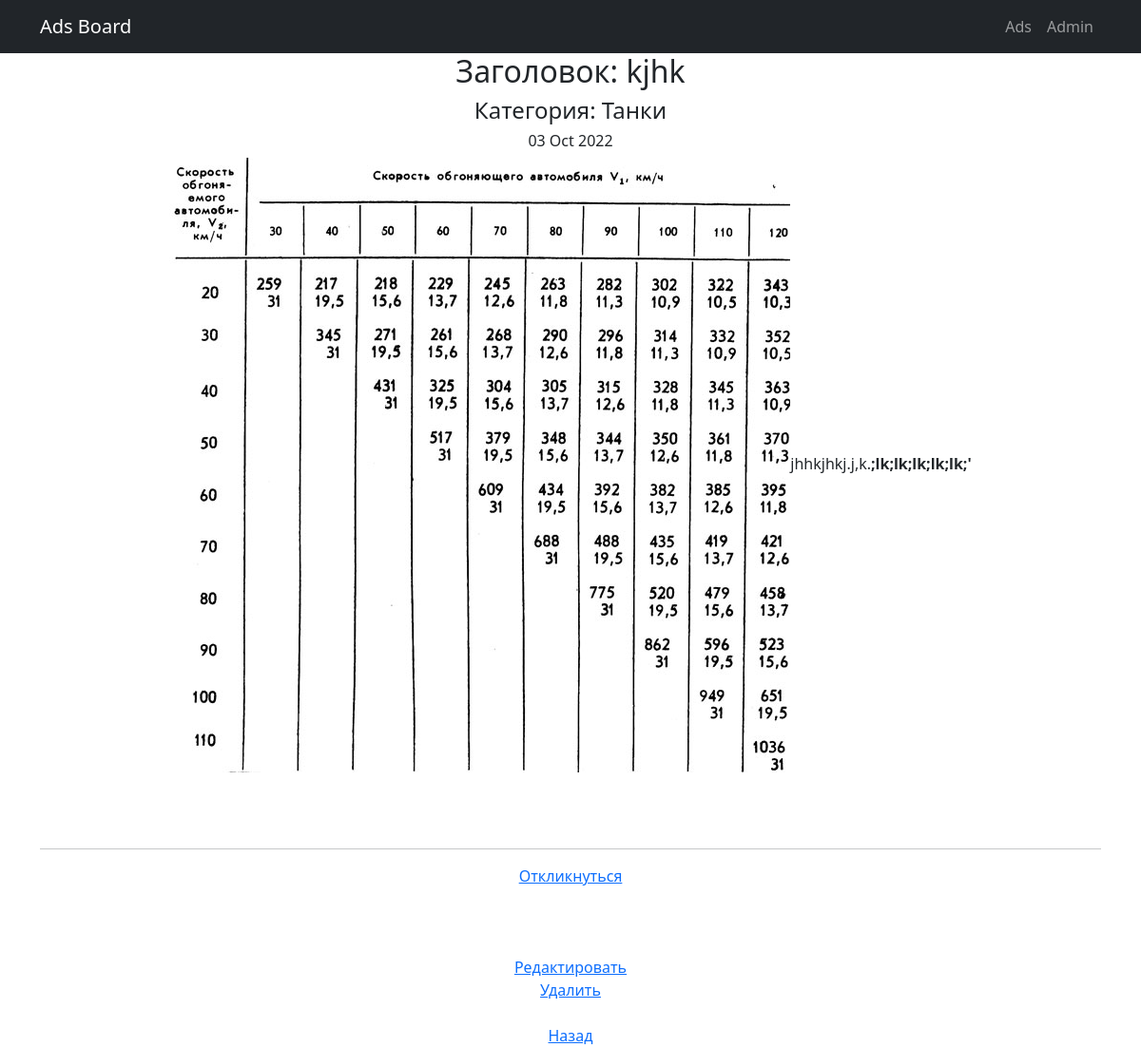
/ads/2/, run on an earlier commit of the app's database.
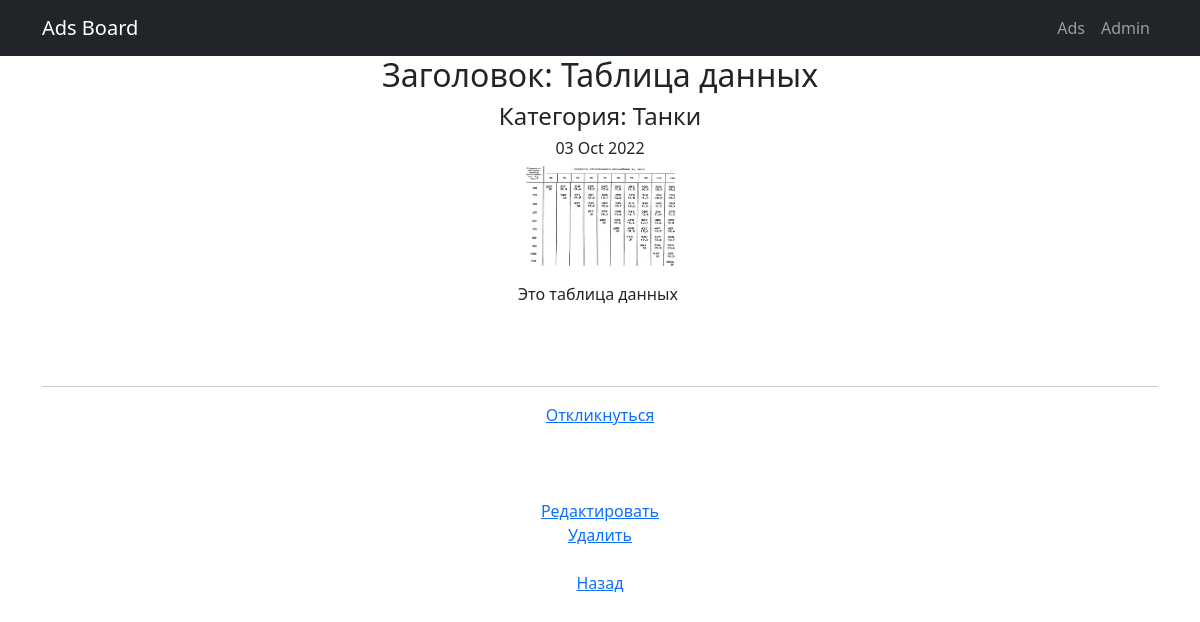
And on a later commit of the database.
### ad_board/models.py (models this page shows, shortened)
class Ad(models.Model):
    author = models.ForeignKey(User, on_delete=models.CASCADE)              # поле автор со связью 1 to many c моделью User
    dateCreation = models.DateTimeField(auto_now_add=True)                  # поле даты создание с функцией автоматического добавления
    adsCategory = models.ForeignKey(Category, on_delete=models.CASCADE)     # поле автор со связью 1 to many c моделью Category
    title = models.CharField(max_length=128)                               # поле заголовок с ограничением 128 символов
    content = RichTextUploadingField(config_name='default')

class Category(models.Model):
    name = models.CharField(max_length=64, unique=True)
    def __str__(self):
        return self.name

### ad_board/views.py (the view)
# urls.py: path('<int:pk>/', AdDetail.as_view(), name='ad_detail'),
class AdDetail(DetailView):
    model = Ad
    template_name = 'ad.html'
    context_object_name = 'ad'

### templates/ad.html (shortened to what this page needs)
{% extends 'flatpages/default.html' %}
{% block content %}
<h2> Заголовок: {{ ad.title }}</h2>
<h4> Категория: {{ ad.adsCategory }}</h4>
<h6>{{ ad.dateCreation|date:'d M Y' }}</h6>
{{ ad.content|safe }}
<br/><br/>
<hr>
<a href="responsecreate/">Откликнуться</a><br/><br/>
<br/><br/>
<a href="update">Редактировать</a><br/>
<a href="delete">Удалить</a><br/><br/>
<a href="..">Назад</a>
{% endblock content %}

What changed in the data, as far as the page shows it:
changed Ad "Танки": title "kjhk" → "Таблица данных"; content "jhhkjhkj.j,k. ;lk;lk;lk;lk;lk;'" → "Это таблица данных"
